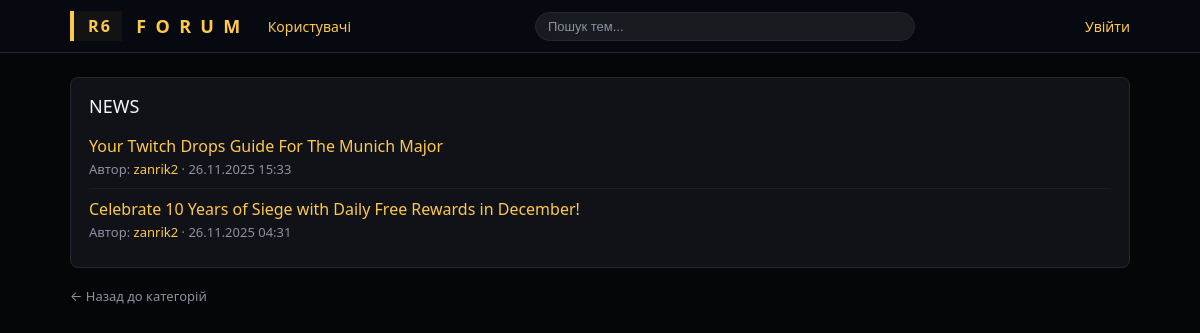
The app's page /category/4/ with its own data.
### forum/models.py (models this page shows, shortened)
class Category(models.Model):
    name = models.CharField(max_length=100, unique=True)
    slug = models.SlugField(unique=True)

class Topic(models.Model):
    category = models.ForeignKey(
        Category,
        related_name='topics',
        on_delete=models.CASCADE
    )
    title = models.CharField(max_length=200)
    author = models.ForeignKey(
        User,
        related_name='topics',
        on_delete=models.CASCADE
    )
    created_at = models.DateTimeField(auto_now_add=True)

### forum/views.py (the view)
# urls.py: path('category/<int:pk>/', views.topic_list, name='topic_list'),
def topic_list(request, pk):
    category = get_object_or_404(Category, pk=pk)
    topics = category.topics.order_by('-created_at')
    return render(request, 'forum/topic_list.html', {
        'category': category,
        'topics': topics
    })

### templates/forum/topic_list.html (shortened to what this page needs)
{% extends 'base.html' %}
{% block content %}
<div class="card">
    <div class="card-header">
        <div class="card-title">{{ category.name }}</div>
    </div>
    {% if topics %}
        <ul class="list">
            {% for t in topics %}
                <li>
                    <a href="{% url 'topic_detail' t.pk %}">{{ t.title }}</a><br>
                    <span class="muted">
                        Автор:
                        <a href="{% url 'profile_detail' t.author.username %}">{{ t.author.username }}</a>
                        · {{ t.created_at|date:"d.m.Y H:i" }}
                    </span>
                </li>
            {% endfor %}
        </ul>
    {% else %}
        <p class="empty">У цій категорії ще немає тем.</p>
    {% endif %}
</div>
<a href="{% url 'category_list' %}" class="muted">← Назад до категорій</a>
{% endblock %}

### templates/base.html (style rules this page uses)
:root { --bg-main: #050608; --bg-card: #101218; --bg-card-alt: #181b20; --accent: #ffc94a; --text-main: #f7f7f7; --text-muted: #8b92a0; --danger: #ff5555; --border-soft: #252832; }
* { box-sizing: border-box; margin: 0; padding: 0; }
body { font-family: system-ui, -apple-system, BlinkMacSystemFont, "Segoe UI", sans-serif; background: var(--bg-main); color: var(--text-main); }
a { color: var(--accent); text-decoration: none; }
.card { background: var(--bg-card); border: 1px solid var(--border-soft); border-radius: 8px; padding: 16px 18px; margin-bottom: 16px; }
.card-header { display: flex; justify-content: space-between; align-items: center; margin-bottom: 8px; }
.card-title { font-size: 18px; text-transform: uppercase; }
ul.list { list-style: none; }
ul.list li { border-bottom: 1px solid #1b1f28; padding: 9px 0; }
ul.list li:last-child { border-bottom:none; }
.muted { color:var(--text-muted); font-size:13px; }

### records on screen
Category: name "NEWS"
Topic: title "Your Twitch Drops Guide For The Munich Major", author.username "zanrik2", created_at "26.11.2025 15:33"
Topic: title "Celebrate 10 Years of Siege with Daily Free Rewards in December!", author.username "zanrik2", created_at "26.11.2025 04:31"
